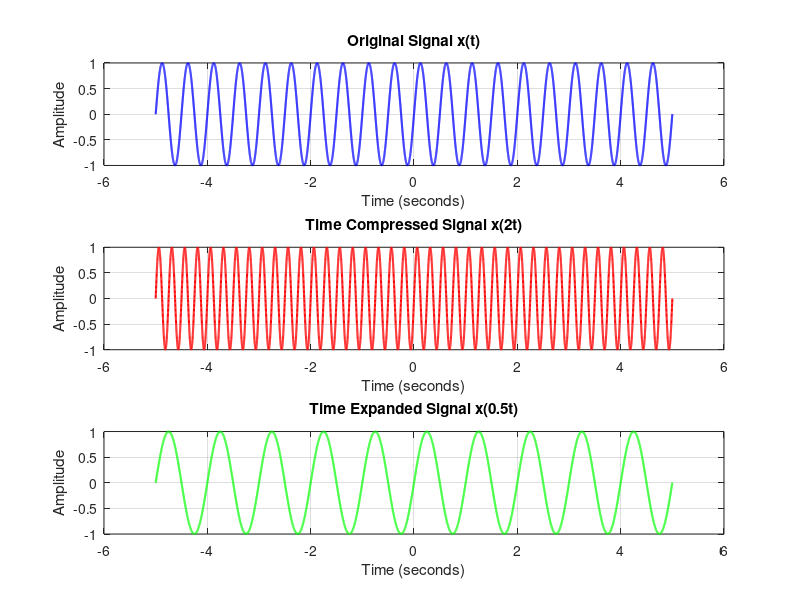

Reproduce this figure in MATLAB.
clc;
clear;
close all;

% TIME SCALING OF SIGNALS

% 1. Define parameters
A = 1;
f = 2;

Fs = 1000;
T = 1/Fs;

t = -5:T:5;

% 2. Generate original signal
x = A*sin(2*pi*f*t);

% 3. Perform time scaling
x_compressed = A*sin(2*pi*f*(2*t));
x_expanded = A*sin(2*pi*f*(0.5*t));

% 4. Plot the signals
figure;

subplot(3,1,1);
plot(t, x, 'b', 'LineWidth', 1.5);
grid on;
title('Original Signal x(t)');
xlabel('Time (seconds)');
ylabel('Amplitude');

subplot(3,1,2);
plot(t, x_compressed, 'r', 'LineWidth', 1.5);
grid on;
title('Time Compressed Signal x(2t)');
xlabel('Time (seconds)');
ylabel('Amplitude');

subplot(3,1,3);
plot(t, x_expanded, 'g', 'LineWidth', 1.5);
grid on;
title('Time Expanded Signal x(0.5t)');
xlabel('Time (seconds)');
ylabel('Amplitude');

% 5. Save the result
if ~exist('Results', 'dir')
    mkdir('Results');
end

exportgraphics(gcf, 'Results/time_scaling.png', ...
    'Resolution', 300);
